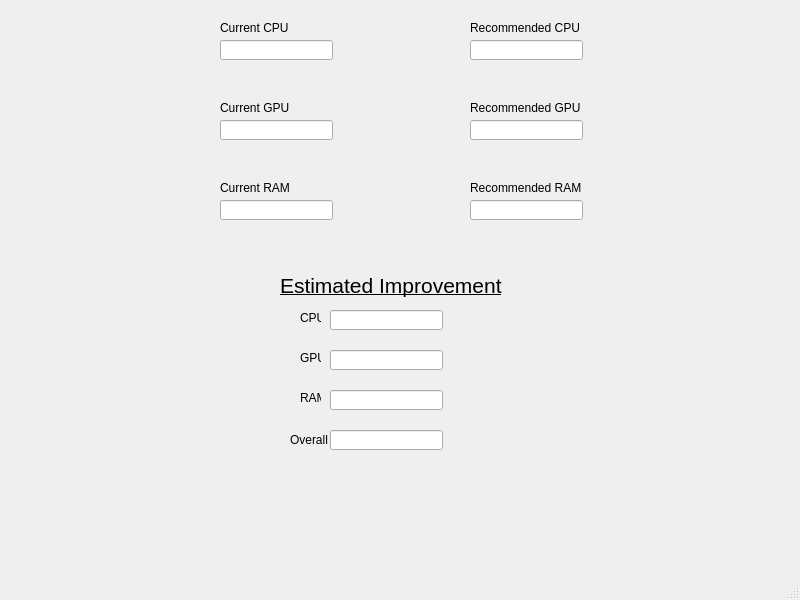
<?xml version="1.0" encoding="UTF-8"?>
<ui version="4.0">
 <class>MainWindow</class>
 <widget class="QMainWindow" name="MainWindow">
  <property name="geometry">
   <rect>
    <x>0</x>
    <y>0</y>
    <width>800</width>
    <height>600</height>
   </rect>
  </property>
  <property name="windowTitle">
   <string>MainWindow</string>
  </property>
  <widget class="QWidget" name="centralwidget">
   <widget class="QLineEdit" name="lineEdit">
    <property name="geometry">
     <rect>
      <x>470</x>
      <y>40</y>
      <width>113</width>
      <height>20</height>
     </rect>
    </property>
   </widget>
   <widget class="QLabel" name="label">
    <property name="geometry">
     <rect>
      <x>470</x>
      <y>20</y>
      <width>111</width>
      <height>16</height>
     </rect>
    </property>
    <property name="text">
     <string>Recommended CPU</string>
    </property>
   </widget>
   <widget class="QLineEdit" name="lineEdit_2">
    <property name="geometry">
     <rect>
      <x>470</x>
      <y>120</y>
      <width>113</width>
      <height>20</height>
     </rect>
    </property>
   </widget>
   <widget class="QLabel" name="label_2">
    <property name="geometry">
     <rect>
      <x>470</x>
      <y>100</y>
      <width>111</width>
      <height>16</height>
     </rect>
    </property>
    <property name="text">
     <string>Recommended GPU</string>
    </property>
   </widget>
   <widget class="QLabel" name="label_3">
    <property name="geometry">
     <rect>
      <x>470</x>
      <y>180</y>
      <width>111</width>
      <height>16</height>
     </rect>
    </property>
    <property name="text">
     <string>Recommended RAM</string>
    </property>
   </widget>
   <widget class="QLineEdit" name="lineEdit_3">
    <property name="geometry">
     <rect>
      <x>470</x>
      <y>200</y>
      <width>113</width>
      <height>20</height>
     </rect>
    </property>
   </widget>
   <widget class="QLineEdit" name="lineEdit_4">
    <property name="geometry">
     <rect>
      <x>220</x>
      <y>200</y>
      <width>113</width>
      <height>20</height>
     </rect>
    </property>
   </widget>
   <widget class="QLabel" name="label_4">
    <property name="geometry">
     <rect>
      <x>220</x>
      <y>100</y>
      <width>111</width>
      <height>16</height>
     </rect>
    </property>
    <property name="text">
     <string>Current GPU</string>
    </property>
   </widget>
   <widget class="QLineEdit" name="lineEdit_5">
    <property name="geometry">
     <rect>
      <x>220</x>
      <y>40</y>
      <width>113</width>
      <height>20</height>
     </rect>
    </property>
   </widget>
   <widget class="QLineEdit" name="lineEdit_6">
    <property name="geometry">
     <rect>
      <x>220</x>
      <y>120</y>
      <width>113</width>
      <height>20</height>
     </rect>
    </property>
   </widget>
   <widget class="QLabel" name="label_5">
    <property name="geometry">
     <rect>
      <x>220</x>
      <y>20</y>
      <width>111</width>
      <height>16</height>
     </rect>
    </property>
    <property name="text">
     <string>Current CPU</string>
    </property>
   </widget>
   <widget class="QLabel" name="label_6">
    <property name="geometry">
     <rect>
      <x>220</x>
      <y>180</y>
      <width>111</width>
      <height>16</height>
     </rect>
    </property>
    <property name="text">
     <string>Current RAM</string>
    </property>
   </widget>
   <widget class="QLabel" name="label_7">
    <property name="geometry">
     <rect>
      <x>280</x>
      <y>260</y>
      <width>231</width>
      <height>51</height>
     </rect>
    </property>
    <property name="font">
     <font>
      <pointsize>16</pointsize>
      <underline>true</underline>
     </font>
    </property>
    <property name="text">
     <string>Estimated Improvement</string>
    </property>
   </widget>
   <widget class="QLineEdit" name="lineEdit_7">
    <property name="geometry">
     <rect>
      <x>330</x>
      <y>310</y>
      <width>113</width>
      <height>20</height>
     </rect>
    </property>
   </widget>
   <widget class="QLineEdit" name="lineEdit_8">
    <property name="geometry">
     <rect>
      <x>330</x>
      <y>350</y>
      <width>113</width>
      <height>20</height>
     </rect>
    </property>
   </widget>
   <widget class="QLineEdit" name="lineEdit_9">
    <property name="geometry">
     <rect>
      <x>330</x>
      <y>390</y>
      <width>113</width>
      <height>20</height>
     </rect>
    </property>
   </widget>
   <widget class="QLineEdit" name="lineEdit_10">
    <property name="geometry">
     <rect>
      <x>330</x>
      <y>430</y>
      <width>113</width>
      <height>20</height>
     </rect>
    </property>
   </widget>
   <widget class="QLabel" name="label_8">
    <property name="geometry">
     <rect>
      <x>300</x>
      <y>310</y>
      <width>21</width>
      <height>16</height>
     </rect>
    </property>
    <property name="text">
     <string>CPU</string>
    </property>
   </widget>
   <widget class="QLabel" name="label_9">
    <property name="geometry">
     <rect>
      <x>300</x>
      <y>350</y>
      <width>21</width>
      <height>16</height>
     </rect>
    </property>
    <property name="text">
     <string>GPU</string>
    </property>
   </widget>
   <widget class="QLabel" name="label_10">
    <property name="geometry">
     <rect>
      <x>300</x>
      <y>390</y>
      <width>21</width>
      <height>16</height>
     </rect>
    </property>
    <property name="text">
     <string>RAM</string>
    </property>
   </widget>
   <widget class="QLabel" name="label_11">
    <property name="geometry">
     <rect>
      <x>290</x>
      <y>430</y>
      <width>41</width>
      <height>20</height>
     </rect>
    </property>
    <property name="text">
     <string>Overall</string>
    </property>
   </widget>
  </widget>
  <widget class="QMenuBar" name="menubar">
   <property name="geometry">
    <rect>
     <x>0</x>
     <y>0</y>
     <width>800</width>
     <height>21</height>
    </rect>
   </property>
  </widget>
  <widget class="QStatusBar" name="statusbar"/>
 </widget>
 <resources/>
 <connections/>
</ui>
